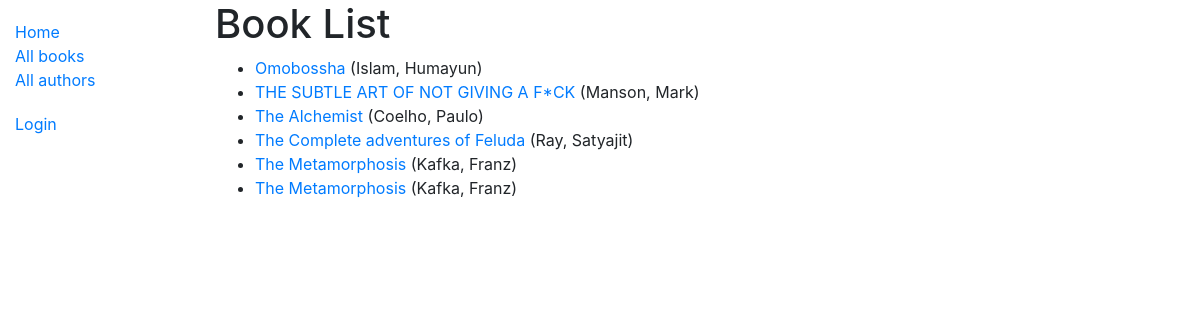
/catalog/books/, run on the app's committed database.
### catalog/models.py (models this page shows, shortened)
class Book(models.Model):
    title = models.CharField(max_length=200)
    author = models.ForeignKey('Author', on_delete=models.SET_NULL, null=True)
    summary = models.TextField(
        max_length=1000, help_text="Enter a brief description of the book")
    isbn = models.CharField('ISBN', max_length=13,
                            unique=True,
                            help_text='13 Character <a href="https://www.isbn-international.org/content/what-isbn'
                                      '">ISBN number</a>')
    genre = models.ManyToManyField(
        Genre, help_text="Select a genre for this book")
    class Meta:
        ordering = ['title', 'author']
    def display_genre(self):
        """Creates a string for the Genre. This is required to display genre in Admin."""
        return ', '.join([genre.name for genre in self.genre.all()[:3]])
    display_genre.short_description = 'Genre'
    def get_absolute_url(self):
        return reverse('book-detail', args=[str(self.id)])

class Author(models.Model):
    first_name = models.CharField(max_length=100)
    last_name = models.CharField(max_length=100)
    date_of_birth = models.DateField(null=True, blank=True)
    date_of_death = models.DateField('died', null=True, blank=True)
    class Meta:
        ordering = ['last_name', 'first_name']
    def __str__(self):
        return '{0}, {1}'.format(self.last_name, self.first_name)

### catalog/views.py (the view)
# urls.py: path('books/', views.BookListView.as_view(), name='books'),
class BookListView(generic.ListView):
    model = Book
    paginate_by = 10

### catalog/templates/catalog/book_list.html
{% extends "base_generic.html" %}
{% block content %}
<h1>Book List</h1>
{% if book_list %}
<ul>
  {% for book in book_list %}
  <li>
    <a href="{{ book.get_absolute_url }}">{{ book.title }}</a> ({{book.author}})
  </li>
  {% endfor %}
</ul>
{% else %}
<p>There are no books in the library.</p>
{% endif %}
{% endblock %}

### data on the page
Book: title "Omobossha", author "Islam, Humayun"
Book: title "THE SUBTLE ART OF NOT GIVING A F*CK", author "Manson, Mark"
Book: title "The Alchemist", author "Coelho, Paulo"
Book: title "The Complete adventures of Feluda", author "Ray, Satyajit"
Book: title "The Metamorphosis", author "Kafka, Franz"
Book: title "The Metamorphosis", author "Kafka, Franz"
